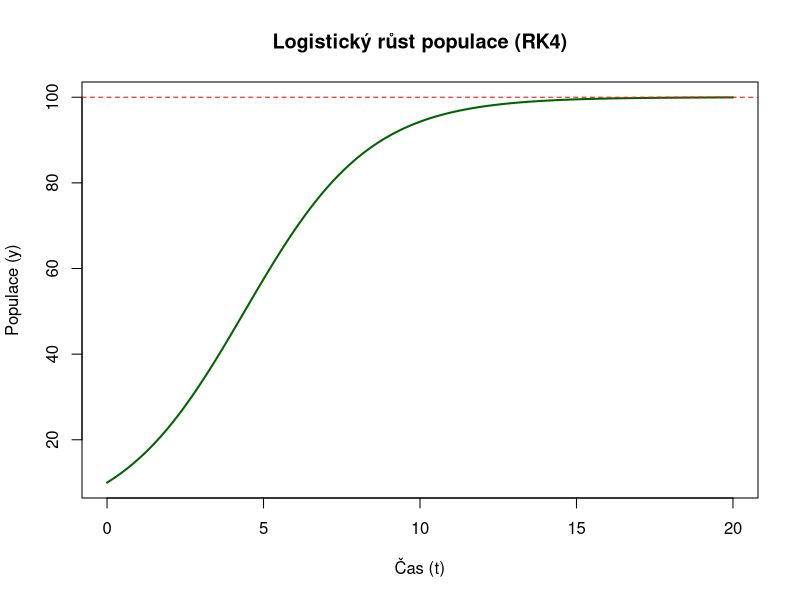
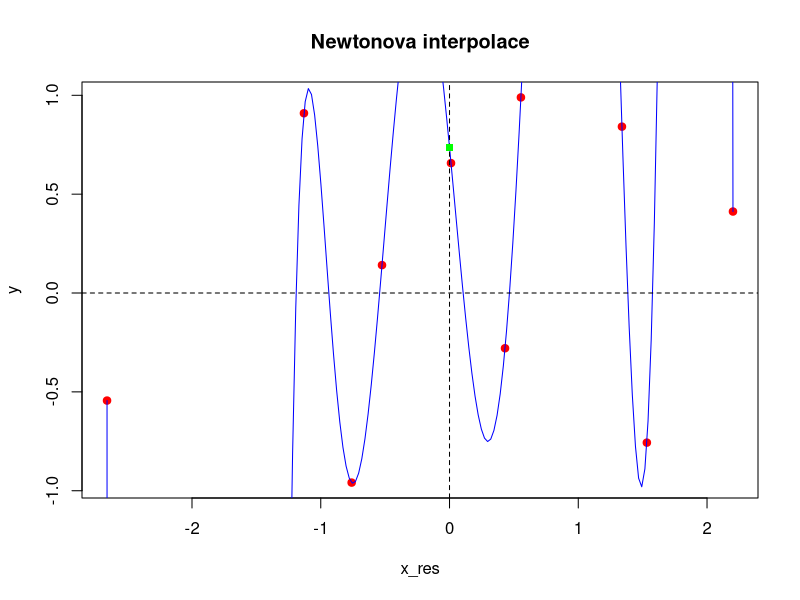

R code for these plots, in order:
## ---- chunk 1
knitr::opts_chunk$set(echo = TRUE)
## ---- chunk 2
# 1. Definice pravé strany DR (logistický růst)
# r = 0.5 (míra růstu), K = 100 (kapacita)
logistic_f <- function(t, y) {
  r <- 0.5
  K <- 100
  return(r * y * (1 - y / K))
}

# 2. Parametry simulace
t0 <- 0          # počáteční čas
y0 <- 10         # počáteční populace
t_end <- 20      # koncový čas
h <- 0.1         # krok (důležitý pro stabilitu a přesnost)
n_steps <- (t_end - t0) / h

# 3. Vaše funkce RK4 (ze souboru ukol1.Rmd)
RK4 <- function(f, x, y, h){
  hpul <- 0.5*h
  xpul <- x+hpul
  k1 <- f(x,y)
  k2 <- f(xpul,y+hpul*k1)
  k3 <- f(xpul,y+hpul*k2)
  k4 <- f(x+h, y+h*k3)
  return(y+h*(k1+2*(k2+k3)+k4)/6)
}

# 4. Výpočetní smyčka
t_vec <- seq(t0, t_end, by = h)
y_vec <- numeric(length(t_vec))
y_vec[1] <- y0

for(i in 1:n_steps) {
  y_vec[i+1] <- RK4(logistic_f, t_vec[i], y_vec[i], h)
}

# 5. Vizualizace
plot(t_vec, y_vec, type = "l", col = "darkgreen", lwd = 2,
     main = "Logistický růst populace (RK4)",
     xlab = "Čas (t)", ylab = "Populace (y)")
abline(h = 100, lty = 2, col = "red") # Kapacita prostředí K
## ---- chunk 3
# 1. Příprava dat
n <- 10
A <- matrix(0, nrow = n, ncol = n)
y <- numeric(n)

for (i in 1:n) {
  y[i] <- sin(i)
  for (j in 1:n) {
    A[i, j] <- cos((i - 1) * j) - j
  }
}

# 2. Funkce pro Gaussovu eliminaci (odvozeno ze souboru Soustavy_LU_Zpetny_Chod_Pivotace.R)
gauss_solve <- function(A, b) {
  n <- length(b)
  Ab <- cbind(A, b)
  
  for (i in 1:(n - 1)) {
    # Částečná pivotace
    pivot_idx <- which.max(abs(Ab[i:n, i])) + i - 1
    Ab[c(i, pivot_idx), ] <- Ab[c(pivot_idx, i), ]
    
    for (j in (i + 1):n) {
      m <- Ab[j, i] / Ab[i, i]
      Ab[j, ] <- Ab[j, ] - m * Ab[i, ]
    }
  }
  
  # Zpětný chod
  x <- numeric(n)
  x[n] <- Ab[n, n + 1] / Ab[n, n]
  for (i in (n - 1):1) {
    x[i] <- (Ab[i, n + 1] - sum(Ab[i, (i + 1):n] * x[(i + 1):n])) / Ab[i, i]
  }
  return(x)
}

x_res <- gauss_solve(A, y)
print(x_res)
## ---- chunk 4
# Funkce pro výpočet poměrných diferencí
newton_coef <- function(x, y) {
  n <- length(x)
  coefs <- y
  for (j in 2:n) {
    coefs[j:n] <- (coefs[j:n] - coefs[j - 1]) / (x[j:n] - x[j - 1])
  }
  return(coefs)
}

# Výpočet hodnoty polynomu v bodě (Hornerovo schéma)
poly_val <- function(x_base, coefs, x_target) {
  n <- length(coefs)
  res <- coefs[n]
  for (i in (n - 1):1) {
    res <- res * (x_target - x_base[i]) + coefs[i]
  }
  return(res)
}

coefs <- newton_coef(x_res, y)
p_zero <- poly_val(x_res, coefs, 0) # Průsečík s osou y

# Vykreslení
x_plot <- seq(min(x_res), max(x_res), length.out = 200)
y_plot <- sapply(x_plot, function(v) poly_val(x_res, coefs, v))

plot(x_res, y, col = "red", pch = 19, main = "Newtonova interpolace")
lines(x_plot, y_plot, col = "blue")
abline(v = 0, h = 0, lty = 2)
points(0, p_zero, col = "green", pch = 15)
## ---- chunk 5
# Složené Simpsonovo pravidlo (ze souboru Integrace_Rombergova_Metoda.R)
simpson <- function(x_base, coefs, a, b, m = 100) {
  h <- (b - a) / m
  x_vals <- seq(a, b, by = h)
  y_vals <- sapply(x_vals, function(v) poly_val(x_base, coefs, v))
  
  s <- y_vals[1] + y_vals[m + 1] + 
       4 * sum(y_vals[seq(2, m, by = 2)]) + 
       2 * sum(y_vals[seq(3, m - 1, by = 2)])
  return(s * h / 3)
}

x_min <- min(x_res)
x_max <- max(x_res)
integral_res <- simpson(x_res, coefs, x_min, x_max)
print(integral_res)
